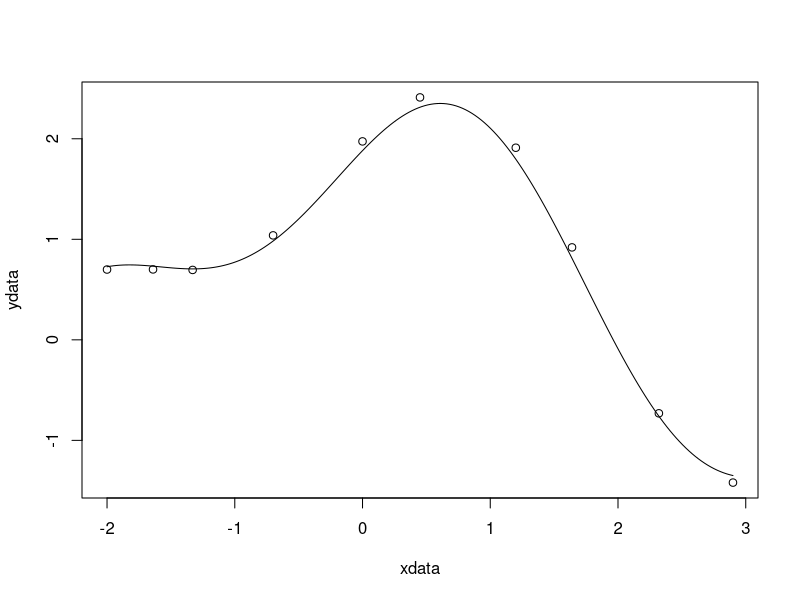

R code for this plot:
#This example analysis is taken from http://www.walkingrandomly.com/?p=5254

# This is our input data
xdata = c(-2,-1.64,-1.33,-0.7,0,0.45,1.2,1.64,2.32,2.9)
ydata = c(0.699369,0.700462,0.695354,1.03905,1.97389,2.41143,1.91091,0.919576,-0.730975,-1.42001)

# Plot it
plot(xdata,ydata)

# We want to fit the nonlinear function p1*cos(p2*xdata) + p2*sin(p1*xdata)
# to this data. We need to find the parameters p1 and p2 that best fit the data in the least squares sense

# The algorithm requires a starting guess for the parameters
p1 = 1
p2 = 0.2

# do the fit
fit = nls(ydata ~ p1*cos(p2*xdata) + p2*sin(p1*xdata), start=list(p1=p1,p2=p2))

#Plot the fitted line
new = data.frame(xdata = seq(min(xdata),max(xdata),len=200))
lines(new$xdata,predict(fit,newdata=new))

# summarise the fit in text form
print(summary(fit))
